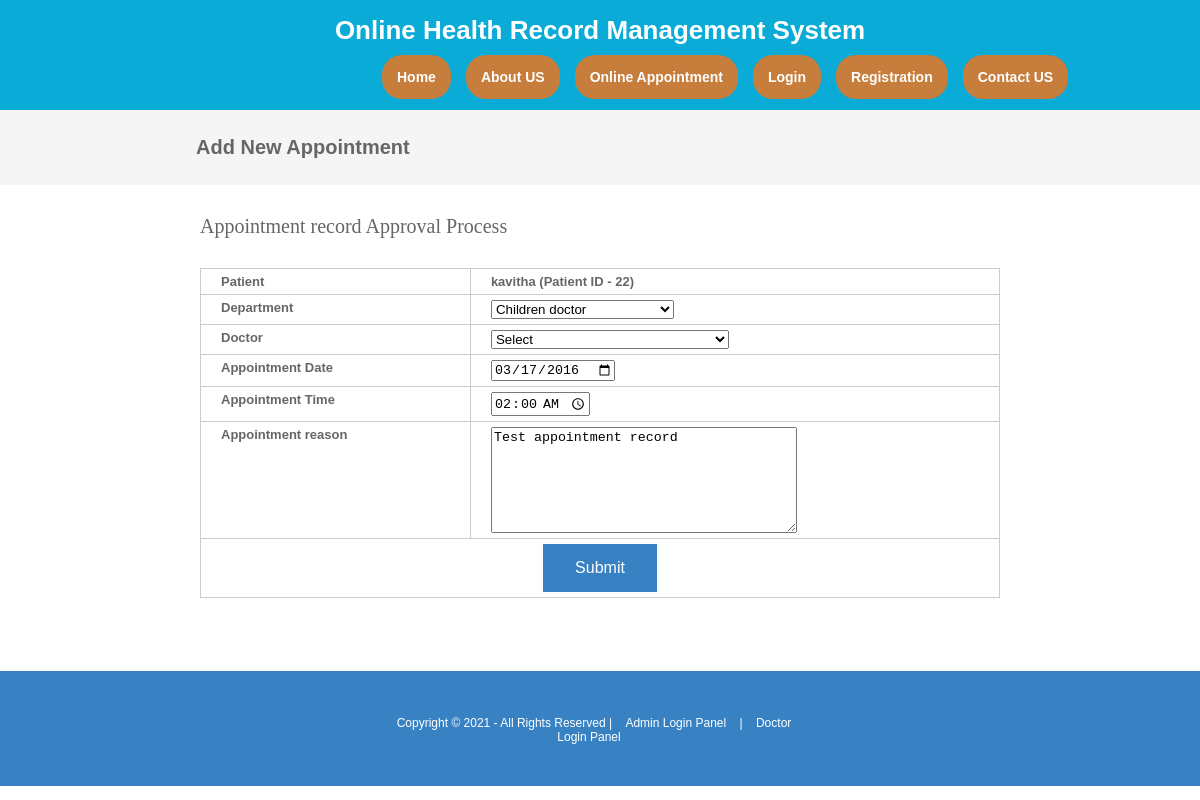
Page /appointmentapproval.php?editid=83&patientid=22 on the earlier database version.
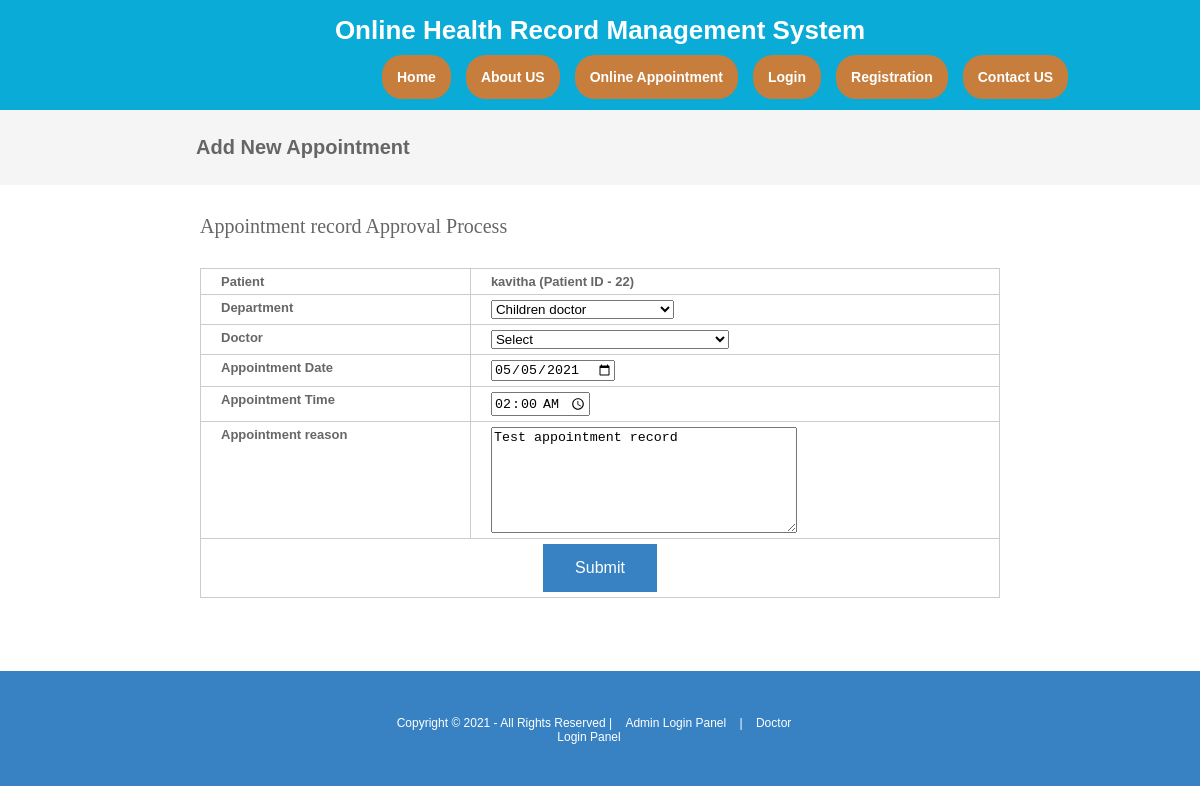
Same page on the later database version.
### tables this page shows
CREATE TABLE `appointment` (
  `appointmentid` int(10) NOT NULL,
  `appointmenttype` varchar(25) NOT NULL,
  `patientid` int(10) NOT NULL,
  `roomid` int(10) NOT NULL,
  `departmentid` int(10) NOT NULL,
  `appointmentdate` date NOT NULL,
  `appointmenttime` time NOT NULL,
  `doctorid` int(10) NOT NULL,
  `status` varchar(10) NOT NULL,
  `app_reason` text NOT NULL
);

### appointmentapproval.php (the view, shortened to what this page needs)
<?php
include("header.php");
include("dbconnection.php");
if(isset($_GET[editid]))
{
	$sql="SELECT * FROM appointment WHERE appointmentid='$_GET[editid]' ";
	$qsql = mysqli_query($con,$sql);
	$rsedit = mysqli_fetch_array($qsql);
}
?>
<div class="wrapper col2">
  <div id="breadcrumb">
    <ul>
      <li class="first">Add New Appointment</li></ul>
  </div>
</div>
<div class="wrapper col4">
  <div id="container">
    <h1>Appointment record Approval Process</h1>
   <form method="post" action="" name="frmappnt" onSubmit="return validateform()">
    <table width="448" border="3">
        <tr>
          <td width="136">Patient</td>
          <td width="292">
            <?php
			if(isset($_GET[patientid]))
			{
				$sqlpatient= "SELECT * FROM patient WHERE patientid='$_GET[patientid]'";
				$qsqlpatient = mysqli_query($con,$sqlpatient);
				$rspatient=mysqli_fetch_array($qsqlpatient);
				echo $rspatient[patientname] . " (Patient ID - $rspatient[patientid])";
			}
		  ?>
      </td>
        </tr>
        <tr>
          <td>Department</td>
          <td><select name="select5" id="select5">
            <?php
		  	$sqldepartment= "SELECT * FROM department WHERE status='Active'";
			$qsqldepartment = mysqli_query($con,$sqldepartment);
			while($rsdepartment=mysqli_fetch_array($qsqldepartment))
			{
				if($rsdepartment[departmentid] == $rsedit[departmentid])
				{
	echo "<option value='$rsdepartment[departmentid]' selected>$rsdepartment[departmentname]</option>";
				}
				else
				{
  echo "<option value='$rsdepartment[departmentid]'>$rsdepartment[departmentname]</option>";
				}
			}
		  ?>
          </select></td>
        </tr>
        <tr>
          <td>Doctor</td>
          <td><select name="select6" id="select6">
            <option value="">Select</option>
          </select></td>
        </tr>
        <tr>
          <td>Appointment Date</td>
          <td><input type="date" name="appointmentdate" id="appointmentdate" value="<?php echo $rsedit[appointmentdate]; ?>" /></td>
        </tr>
        <tr>
          <td>Appointment Time</td>
          <td><input type="time" name="time" id="time" value="<?php echo $rsedit[appointmenttime]; ?>" /></td>
        </tr>
        <tr>
          <td>Appointment reason</td>
          <td><textarea name="appreason" id="appreason" style="width:300px;height:100px;"><?php echo $rsedit[app_reason]; ?></textarea></td>
        </tr>
        <tr>
          <td colspan="2" align="center"><input type="submit" name="submit" id="submit" value="Submit" /></td>
        </tr>
    </table>
    </form>
    <p>&nbsp;</p>
  </div>
</div>
<?php
include("footer.php");
?>

Differences in the rows shown:
changed appointment "Test appointment record": appointmentdate "03/17/2016" → "05/05/2021"
